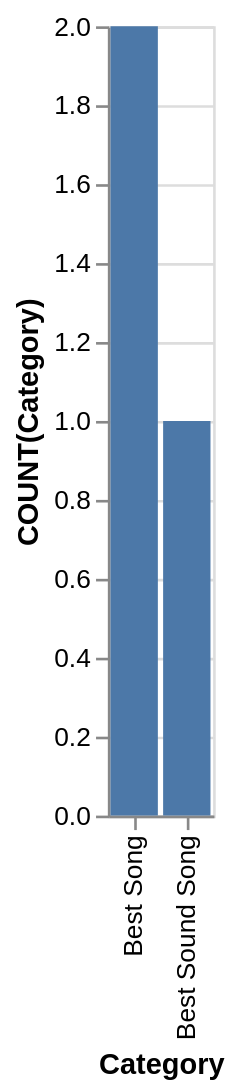

Write a Vega-Lite specification for this figure.
### Vega-Lite specification from a JSON file in a GitHub repository (floating-point values rounded to 4 significant figures)
{"data": {"values": [{"x_data": "Best Song", "y_data": 2}, {"x_data": "Best Sound Song", "y_data": 1}]}, "mark": "bar", "encoding": {"x": {"field": "x_data", "type": "nominal", "title": "Category", "sort": {"op": "sum", "field": "y_data", "order": "descending"}}, "y": {"field": "y_data", "type": "quantitative", "title": "COUNT(Category)"}}}
